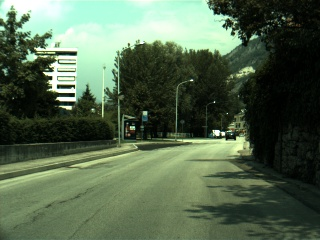
//> input picture Ejercicio1/Ejercicio1/img/1.jpg, 320 x 240 px
$ ./main   (built with g++ and OpenCV 4)
//> lines starting //> are read from the running program, lines starting //| are printed output that depends on the picture
//#include "stdafx.h"
#include "cv.h"
#include "cvaux.h"
#include "highgui.h"
#include <stdio.h>

int main()
{
    char name0[] = "/home/mrc/ProyectosQt/Guda/Ejercicio1/Ejercicio1/img/1.jpg";
    char name1[] = "/home/mrc/ProyectosQt/Guda/Ejercicio1/Ejercicio1/img/resizedB.jpg";
    char name2[] = "/home/mrc/ProyectosQt/Guda/Ejercicio1/Ejercicio1/img/corteB.jpg";
    float dx = 2;
    float dy = 2;
    int deltax = 50;
    int deltay = 50;
    int i = 0, j = 0, R = 0, G = 0, B = 0;

    CvScalar s;
    CvRect faceCoords;
    IplImage* imagen = NULL;
    IplImage* faceImagen = NULL;
    imagen = cvLoadImage(name0, 1);
//> imagen is the input picture: 240 rows x 320 cols, CV_8UC3; mean B, G, R 77.8, 102.3, 83.6
    cvNamedWindow("Fuente", 1);
    cvShowImage("Fuente", imagen);

    int py = imagen->height*dy;
//> py = 480
    int px = imagen->width*dx;
//> px = 640
    IplImage *resized = cvCreateImage(cvSize(px, py), IPL_DEPTH_8U, 3);
    IplImage *imag = cvCreateImage(cvSize(imagen->height, imagen->width), IPL_DEPTH_8U, 3);

    cvResize(imagen, resized, CV_INTER_CUBIC);
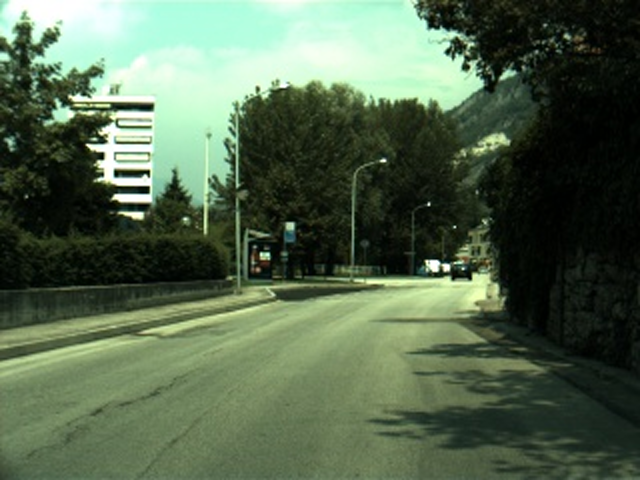
//> resized: 480 rows x 640 cols, CV_8UC3; mean B, G, R 77.8, 102.3, 83.6
    cvSaveImage(name1, resized);
    cvNamedWindow("Resized", 1);
    cvShowImage("Resized", resized);

    faceCoords = cvRect(10, 10, 250, 300);
    cvSetImageROI(resized, faceCoords);
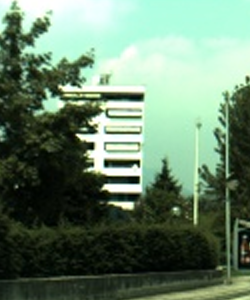
//> resized: 300 rows x 250 cols, CV_8UC3; mean B, G, R 105.8, 128.9, 103.3

    for (i = 10; i <= 100; i++) {
      for (j=10; j <= 150; j++) {
        s = cvGet2D(resized, i, j);
        R=s.val[0];
        G=s.val[1];
        B=s.val[2];
        s.val[0]=100;
        s.val[1]=120;
        s.val[2]=200;
      }
    }
//> this loop made 91 passes
//> (R, G, B) on passes 1 to 12: (227, 255, 175), (226, 255, 175), (226, 255, 175), (226, 255, 175), (226, 255, 176), (226, 255, 177), (226, 254, 178), (226, 254, 178), (226, 254, 177), (226, 255, 177), (226, 255, 177), (226, 255, 176)
//> after the loop, R = 212; G = 254; B = 192
    return 0;
}

$ run again, with Ejercicio1/Ejercicio1/img/corte.jpg copied over Ejercicio1/Ejercicio1/img/1.jpg
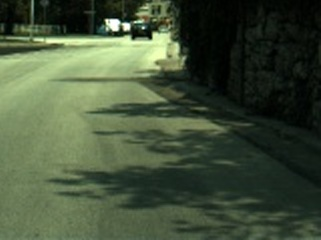
//> input picture Ejercicio1/Ejercicio1/img/corte.jpg, 321 x 240 px
//> imagen is the input picture: 240 rows x 321 cols, CV_8UC3; mean B, G, R 57.6, 81.8, 67.9
//> `cvSetImageROI(resized, faceCoords);`:
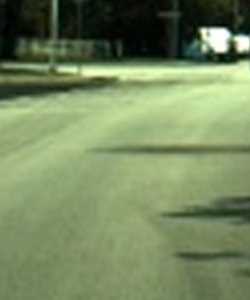
//> resized: 300 rows x 250 cols, CV_8UC3; mean B, G, R 95.4, 136.9, 118.2
//> the loop `for (i = 10; i <= 100; i++)` made 91 passes
//> (R, G, B) on passes 1 to 8: (6, 13, 8), (7, 14, 9), (8, 15, 10), (7, 15, 9), (6, 14, 7), (5, 13, 6), (4, 12, 5), (3, 11, 4)
//> after the loop `for (i = 10; i <= 100; i++)`: R = 158; G = 224; B = 193
